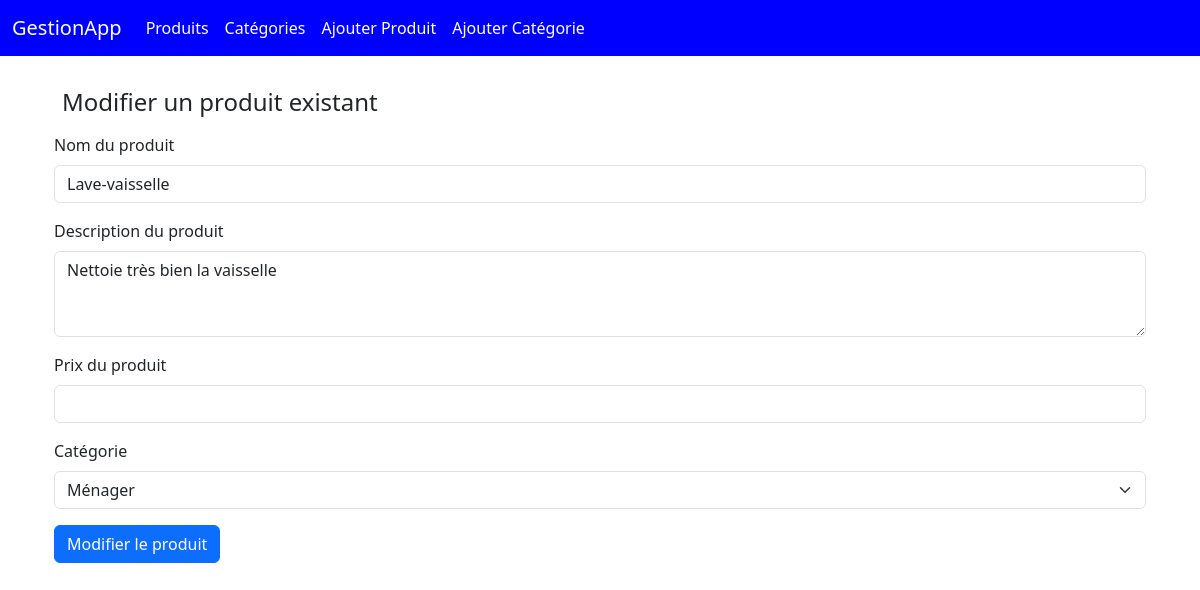
/produits/modifier/1/, run on the app's committed database.
### gestionApp/models.py (models this page shows)
class Produit(models.Model):
    id = models.AutoField(primary_key=True)
    nom = models.CharField(max_length=100)
    description = models.TextField(blank=True, null=True)
    prix = models.DecimalField(max_digits=10, decimal_places=2)
    categorie = models.ForeignKey(Categorie, on_delete=models.CASCADE, related_name='produits')

class Categorie(models.Model):
    id = models.AutoField(primary_key=True)
    nom = models.CharField(max_length=100)
    description = models.TextField(blank=True, null=True)

### gestionApp/views.py (the view, shortened to what this page needs)
# urls.py: path("produits/modifier/<int:produit_id>/", modifier_produit, name="modifProduit"),
def modifier_produit(request, produit_id):
    produit = Produit.objects.get(id=produit_id)
    categories = Categorie.objects.all()
    return render(request, 'modifProduit.html', {'produit': produit, 'categories': categories})

### gestionApp/templates/modifProduit.html (shortened to what this page needs)
{% extends "layout.html" %}
{% block content %}
   <div class="container">
    <h1 class="fs-4 p-2">Modifier un produit existant</h1>
    <form method="post" action="{% url 'modifProduit' produit.id %}">
        <div class="mb-3">
            <label for="nom" class="form-label">Nom du produit</label>
            <input type="text" class="form-control" id="nom" name="nom" value="{{ produit.nom }}" required>
        </div>
        <div class="mb-3">
            <label for="description" class="form-label">Description du produit</label>
            <textarea class="form-control" id="description" name="description" rows="3" required>{{ produit.description }}</textarea>
        </div>
        <div class="mb-3">
            <label for="prix" class="form-label">Prix du produit</label>
            <input type="number" step="0.01" class="form-control" id="prix" name="prix" value="{{ produit.prix }}" required>
        </div>
        <div class="mb-3">
            <label for="categorie" class="form-label">Catégorie</label>
            <select class="form-select" id="categorie" name="categorie" required>
                {% for categorie in categories %}
                <option value="{{ categorie.id }}" {% if categorie.id == produit.categorie.id %}selected{% endif %}>{{ categorie.nom }}</option>
                {% endfor %}
            </select>
        </div>
        <button type="submit" class="btn btn-primary">Modifier le produit</button>
    </form>
   </div>
{% endblock %}

### data on the page
Produit: nom "Lave-vaisselle", description "Nettoie très bien la vaisselle", categorie "Ménager"
